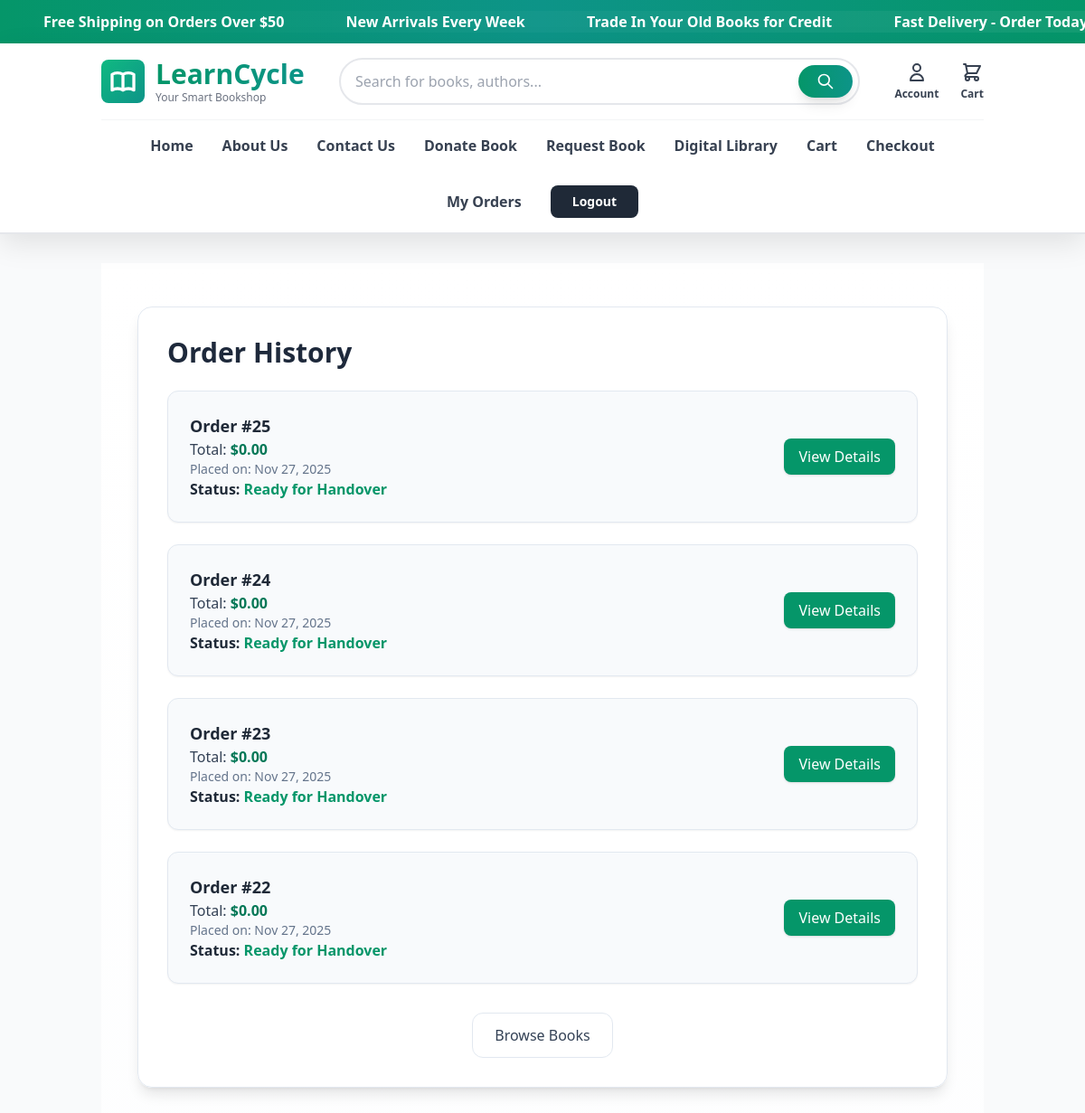
The page /orders/history/ (signed in) on the database its author committed.
### orders/models.py (models this page shows, shortened)
class Order(models.Model):
    STATUS_CHOICES = [
        ('pending', 'Pending'),
        ('confirmed', 'Confirmed by Buyer'),
        ('seller_confirmed', 'Confirmed by Seller'),
        ('cancelled', 'Cancelled'),
        ('handover_pending', 'Ready for Handover'),
        ('completed', 'Completed'),
    ]
    PAYMENT_METHODS = [
        ('cod', 'Cash on Delivery'),
        ('card', 'Credit/Debit Card'),
        ('mobile', 'Mobile Banking'),
    ]
    user = models.ForeignKey(User, on_delete=models.CASCADE)
    created_at = models.DateTimeField(auto_now_add=True)
    updated_at = models.DateTimeField(auto_now=True)
    status = models.CharField(max_length=20, choices=STATUS_CHOICES, default='pending')
    total_price = models.DecimalField(max_digits=10, decimal_places=2, null=True, blank=True)
    payment_method = models.CharField(max_length=20, choices=PAYMENT_METHODS, default='cod')
    shipping_address = models.TextField(blank=True, null=True)
    phone_number = models.CharField(max_length=20, blank=True, null=True)
    country_code = models.CharField(max_length=10, default='+880')
    is_handover_confirmed = models.BooleanField(default=False)
    handover_confirmed_at = models.DateTimeField(null=True, blank=True)
    received_by = models.CharField(max_length=255, blank=True, null=True)

### orders/views.py (the view)
# urls.py: path('history/', views.order_history, name='order_history'),
@login_required
def order_history(request):
    status_order = Case(
        When(status='pending', then=1),
        When(status='processing', then=2),
        When(status='shipped', then=3),
        When(status='delivered', then=4),
        When(status='cancelled', then=5),
        default=6,
        output_field=IntegerField()
    )
    orders = Order.objects.filter(user=request.user).annotate(
        custom_order=status_order
    ).order_by('custom_order', '-created_at')
    return render(request, 'orders/history.html', {'orders': orders})

### templates/orders/history.html (shortened to what this page needs)
{% extends 'base.html' %}
{% block content %}
<div class="min-h-screen flex items-start justify-center py-12 px-4 sm:px-6 lg:px-8 bg-gradient-to-b from-white to-slate-50">
  <div class="max-w-4xl w-full bg-white/80 backdrop-blur-sm border border-slate-200 rounded-2xl shadow-lg p-8">
    <h2 class="text-3xl font-extrabold text-slate-800 mb-6">Order History</h2>
    {% if orders %}
      <ul class="space-y-6">
        {% for order in orders %}
          <li class="bg-slate-50 border border-slate-200 rounded-xl shadow-sm hover:shadow-md transition p-6 flex flex-col sm:flex-row justify-between items-start sm:items-center gap-4">
            <div>
              <p class="text-lg font-semibold">Order #{{ order.id }}</p>
              <p class="text-slate-700">Total: <span class="font-bold text-emerald-700">${{ order.total_price|floatformat:2 }}</span></p>
              <p class="text-sm text-slate-500">Placed on: {{ order.created_at|date:"M d, Y" }}</p>
              <p><strong>Status:</strong> <span class="text-emerald-600 font-semibold">{{ order.get_status_display }}</span></p>
            </div>
            <div>
              <a href="{% url 'orders:order_detail' order.id %}" class="inline-flex items-center gap-2 px-4 py-2 bg-emerald-600 hover:bg-emerald-700 text-white rounded-lg font-medium shadow transition transform hover:scale-105">
                View Details
              </a>
            </div>
          </li>
        {% endfor %}
      </ul>
    {% else %}
      <p class="text-slate-500 mt-4 text-center">You haven't placed any orders yet.</p>
    {% endif %}
    <div class="mt-8 text-center">
      <a href="{% url 'books:book_list' %}" class="inline-flex items-center gap-2 px-6 py-3 rounded-xl bg-white border border-slate-200 hover:shadow text-slate-700 transition transform hover:scale-105 font-medium">Browse Books</a>
    </div>
  </div>
</div>
{% endblock %}

### rows shown on the page
Order: id "25", total_price "0.00", created_at "Nov 27, 2025", status "Ready for Handover"
Order: id "24", total_price "0.00", created_at "Nov 27, 2025", status "Ready for Handover"
Order: id "23", total_price "0.00", created_at "Nov 27, 2025", status "Ready for Handover"
Order: id "22", total_price "0.00", created_at "Nov 27, 2025", status "Ready for Handover"
